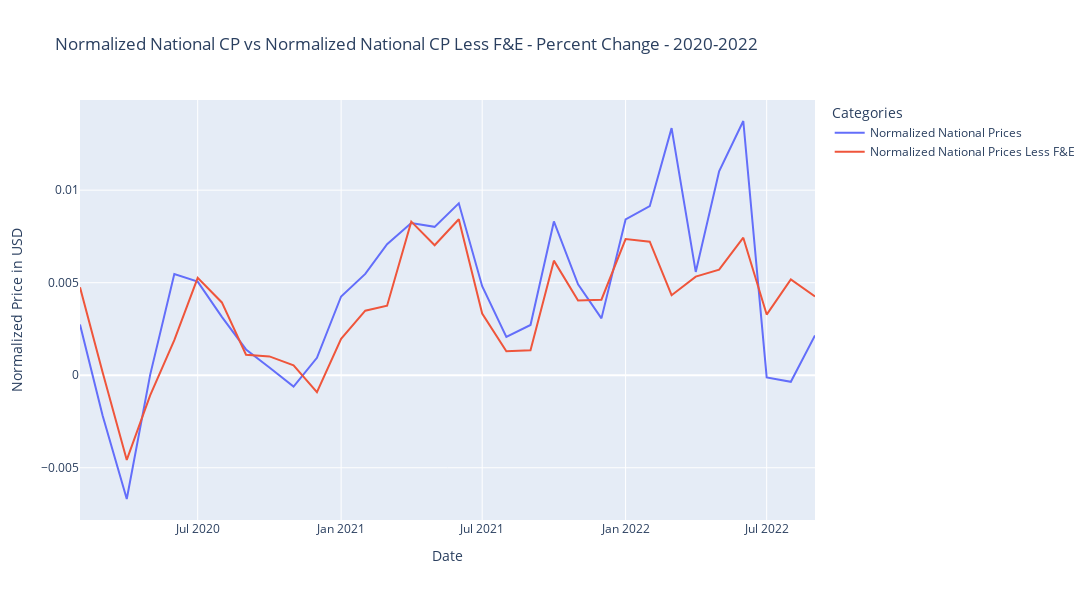

The cell this chart's notebook holds for it:
### Code cell
# Store plotly line plot
plotly_line_plot_6 = get_show_px_fig(national_2020s_pctchange_df, "Normalized National CP vs Normalized National CP Less F&E - Percent Change - 2020-2022")

### Figure 1 — Plotly figure (JSON) as saved in the notebook; plotly's stock layout.template omitted (floating-point values rounded to 4 significant figures)
{"data": [{"hovertemplate": "Categories=Normalized National Prices<br>Date=%{x}<br>Normalized Price in USD=%{y}<extra></extra>", "legendgroup": "Normalized National Prices", "line": {"color": "#636efa", "dash": "solid"}, "marker": {"symbol": "circle"}, "mode": "lines", "name": "Normalized National Prices", "orientation": "v", "showlegend": true, "type": "scatter", "x": ["2020-02-01T00:00:00", "2020-03-01T00:00:00", "2020-04-01T00:00:00", "2020-05-01T00:00:00", "2020-06-01T00:00:00", "2020-07-01T00:00:00", "2020-08-01T00:00:00", "2020-09-01T00:00:00", "2020-10-01T00:00:00", "2020-11-01T00:00:00", "2020-12-01T00:00:00", "2021-01-01T00:00:00", "2021-02-01T00:00:00", "2021-03-01T00:00:00", "2021-04-01T00:00:00", "2021-05-01T00:00:00", "2021-06-01T00:00:00", "2021-07-01T00:00:00", "2021-08-01T00:00:00", "2021-09-01T00:00:00", "2021-10-01T00:00:00", "2021-11-01T00:00:00", "2021-12-01T00:00:00", "2022-01-01T00:00:00", "2022-02-01T00:00:00", "2022-03-01T00:00:00", "2022-04-01T00:00:00", "2022-05-01T00:00:00", "2022-06-01T00:00:00", "2022-07-01T00:00:00", "2022-08-01T00:00:00", "2022-09-01T00:00:00"], "xaxis": "x", "y": [0.002741, -0.002176, -0.006687, 1.95e-05, 0.005472, 0.005058, 0.003153, 0.001393, 0.0004149, -0.0006106, 0.0009415, 0.004254, 0.005474, 0.007083, 0.008219, 0.008017, 0.009291, 0.004811, 0.002066, 0.002716, 0.008308, 0.004913, 0.003073, 0.008415, 0.009134, 0.01335, 0.005583, 0.01102, 0.01374, -0.0001181, -0.0003544, 0.002151], "yaxis": "y"}, {"hovertemplate": "Categories=Normalized National Prices Less F&E<br>Date=%{x}<br>Normalized Price in USD=%{y}<extra></extra>", "legendgroup": "Normalized National Prices Less F&E", "line": {"color": "#EF553B", "dash": "solid"}, "marker": {"symbol": "circle"}, "mode": "lines", "name": "Normalized National Prices Less F&E", "orientation": "v", "showlegend": true, "type": "scatter", "x": ["2020-02-01T00:00:00", "2020-03-01T00:00:00", "2020-04-01T00:00:00", "2020-05-01T00:00:00", "2020-06-01T00:00:00", "2020-07-01T00:00:00", "2020-08-01T00:00:00", "2020-09-01T00:00:00", "2020-10-01T00:00:00", "2020-11-01T00:00:00", "2020-12-01T00:00:00", "2021-01-01T00:00:00", "2021-02-01T00:00:00", "2021-03-01T00:00:00", "2021-04-01T00:00:00", "2021-05-01T00:00:00", "2021-06-01T00:00:00", "2021-07-01T00:00:00", "2021-08-01T00:00:00", "2021-09-01T00:00:00", "2021-10-01T00:00:00", "2021-11-01T00:00:00", "2021-12-01T00:00:00", "2022-01-01T00:00:00", "2022-02-01T00:00:00", "2022-03-01T00:00:00", "2022-04-01T00:00:00", "2022-05-01T00:00:00", "2022-06-01T00:00:00", "2022-07-01T00:00:00", "2022-08-01T00:00:00", "2022-09-01T00:00:00"], "xaxis": "x", "y": [0.004752, 0.0001646, -0.004575, -0.00109, 0.001892, 0.005261, 0.003933, 0.001109, 0.001018, 0.0005384, -0.0009166, 0.001965, 0.003488, 0.003757, 0.008299, 0.007026, 0.008427, 0.003336, 0.001293, 0.001349, 0.006192, 0.004037, 0.004081, 0.007354, 0.007213, 0.004326, 0.005327, 0.005707, 0.007432, 0.003278, 0.005182, 0.004253], "yaxis": "y"}], "layout": {"height": 600, "legend": {"title": {"text": "Categories"}, "tracegroupgap": 0}, "title": {"text": "Normalized National CP vs Normalized National CP Less F&E - Percent Change - 2020-2022"}, "width": 1300, "xaxis": {"anchor": "y", "autorange": true, "domain": [0, 1], "range": ["2020-02-01", "2022-09-01"], "title": {"text": "Date"}, "type": "date"}, "yaxis": {"anchor": "x", "autorange": true, "domain": [0, 1], "range": [-0.007822, 0.01487], "title": {"text": "Normalized Price in USD"}, "type": "linear"}}}
